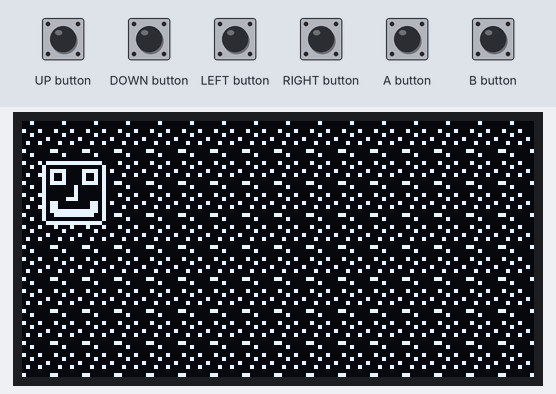
Bench run of a sketch on a simulated Arduboy, built with avr-gcc and run on an emulated ATmega32U4. Shown: 128×64 one-colour display. The test bench sets the inputs (shaded band).

Above: at 1.2 s.
1.3 s: DOWN button pressed for 1 s
At 2.4 s:
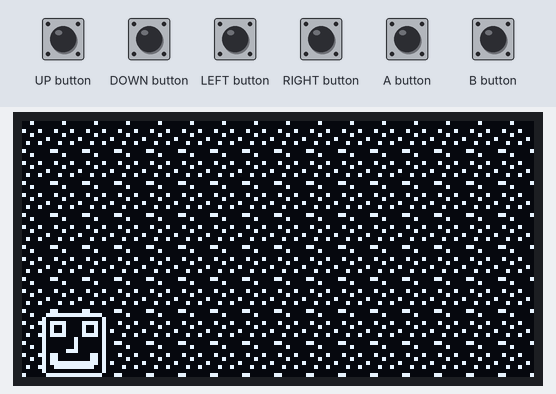
3.8 s: UP button pressed for 1 s
At 5.6 s:
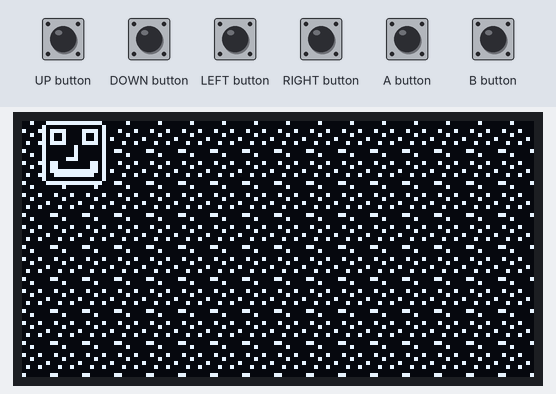
6.3 s: LEFT button pressed for 0.15 s
At 6.8 s:
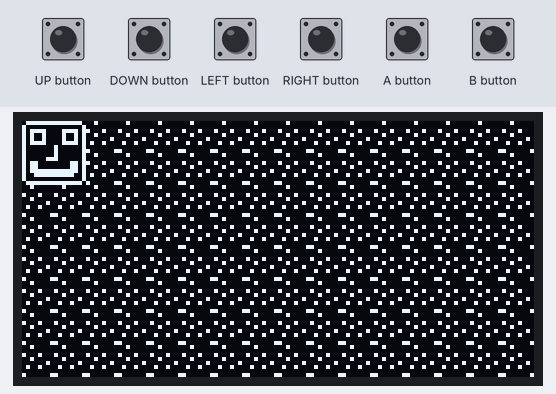
7.9 s: RIGHT button pressed for 0.15 s
At 9.2 s:
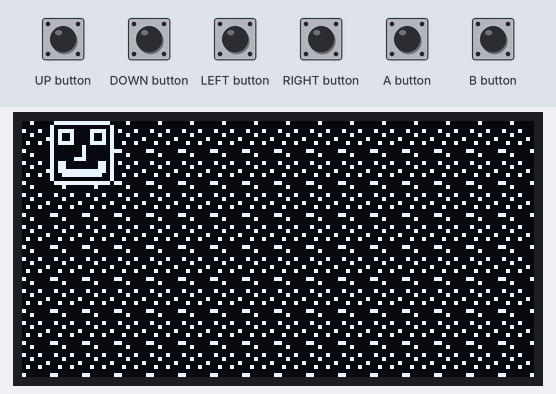
9.5 s: DOWN button pressed for 0.15 s
At 10.8 s:
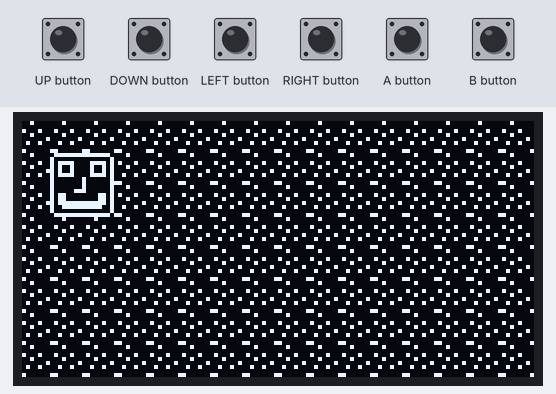
11.1 s: UP button pressed for 0.15 s
At 11.8 s:
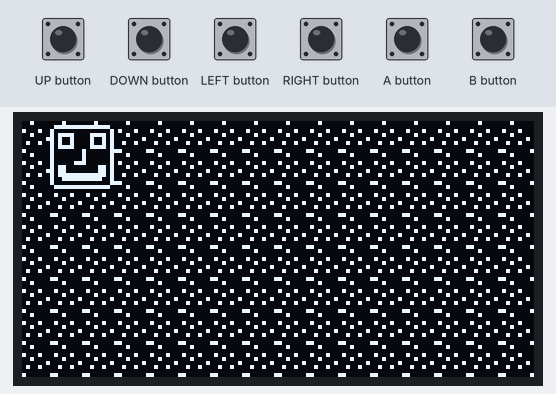
Timing chart, 0 to 13.7 s (numbered marks = the images above; inputs shaded):
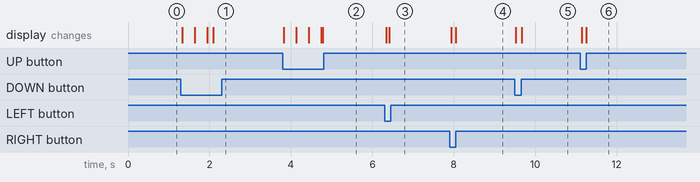

Measured:
- after the input at 1.3 s, the display: first changes at once (image 1 shows a later state)
- after the input at 3.8 s, the display: first changes at once (image 2 shows a later state)
- after the input at 6.3 s, the display: first changes at once (image 3 shows a later state)
- after the input at 7.9 s, the display: first changes at once (image 4 shows a later state)
- after the input at 9.5 s, the display: first changes at once (image 5 shows a later state)
- after the input at 11.1 s, the display: first changes at once (image 6 shows a later state)

The sketch:

sprite_test.ino
```cpp
// Visual Micro is in vMicro>General>Tutorial Mode
//
/*
    Name:       sprite_test.ino
    Created:	8/13/2018 7:55:33 AM
    Author:     Alan Ryker
*/

// Define User Types below here or use a .h file
//
#include <Arduboy.h>
Arduboy arduboy;
const unsigned char player[] PROGMEM = { 0xfe, 0x1, 0x3d, 0x25, 0x25, 0x3d, 0x1, 0x1, 0xc1,
	0x1, 0x3d, 0x25, 0x25, 0x3d, 0x1, 0xfe, 0x7f, 0x80, 0x9c, 0xbc, 0xb0, 0xb0, 0xb2, 0xb2,
	0xb3, 0xb0, 0xb0, 0xb0, 0xbc, 0x9c, 0x80, 0x7f, };
const unsigned char background[] PROGMEM = { 0x84, 0x20, 0x9, 0x00, 0x24, 0x00, 0x10, 0x80, };
const int playerWidth = 16;
const int playerHeight = 16;
const int maxRight = 128;
const int maxDown = 64;

int playerx = 5;
int playery = 10;

// Define Function Prototypes that use User Types below here or use a .h file
//


// Define Functions below here or use other .ino or cpp files
//

// The setup() function runs once each time the micro-controller starts
void setup()
{
	arduboy.begin();
	arduboy.clear();
}

// Add the main program code into the continuous loop() function
void loop()
{
	arduboy.clear();
	if(arduboy.pressed(LEFT_BUTTON) && playerx > 0)
	{
		playerx--;
	}
	if(arduboy.pressed(RIGHT_BUTTON) && playerx < (WIDTH-playerWidth))
	{
		playerx++;
	}
	if(arduboy.pressed(UP_BUTTON) && playery > 0)
	{
		playery--;
	}
	if(arduboy.pressed(DOWN_BUTTON) && playery < (HEIGHT-playerHeight))
	{
		playery++;
	}

	for (int bgx = 0; bgx < 128; bgx = bgx + 8)
	{
		for (int bgy = 0; bgy < 64; bgy = bgy + 8)
		{
			arduboy.drawBitmap(bgx, bgy, background, 8, 8, WHITE);
		}
	}
	arduboy.fillRect(playerx, playery, 16, 16, BLACK);
	arduboy.drawBitmap(playerx, playery, player, 16, 16, WHITE);

	arduboy.display();
}
```
